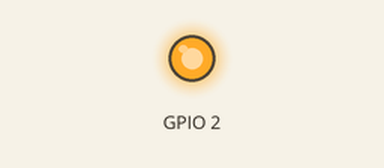
This sketch was run on a simulated ESP8266 (NodeMCU). On the bench: output pins drawn as LEDs (lit = HIGH, except the on-board LED, lit = LOW).

Above: at 0.5 s.
At 5.0 s:
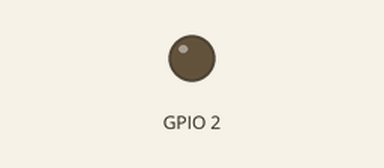
Timing chart, 0 to 6.9 s (numbered marks = the images above):
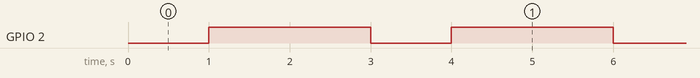

Measured:
- by itself, GPIO 2: alternates HIGH for 2.0 s and LOW for 1.0 s

The sketch:

main.ino
```cpp
#include "Arduino.h"

void setup() {
    pinMode(BUILTIN_LED, OUTPUT);
}
void loop() {
    digitalWrite(BUILTIN_LED, LOW);
    delay(1000);
    digitalWrite(BUILTIN_LED, HIGH);
    delay(2000);
}
```

Puller.cpp
```cpp
#include "Arduino.h"

class Puller {
  public:

    Puller(int main_pinout,
    int groud_pinout,
    byte soft_start_coeff,
    float soft_start_length,
    int current_position,
    int max_length,
    double step_size,
    int weight,
    bool weight_on_backward) {
      _groud_pinout = groud_pinout;
      _main_pinout = main_pinout;
      _soft_start_coeff = soft_start_coeff;
      _soft_start_length =  soft_start_length;
      _current_position = current_position;
      _max_length = max_length;
      _backward_direction = false;
      _step_size = step_size;
      _weight_compensation = ((double)weight)/32855;
      _weight_on_backward = weight_on_backward;
      Serial.println(weight/32855);
      Serial.println(_weight_compensation);
      pinMode(_main_pinout, OUTPUT);
      pinMode(_groud_pinout, OUTPUT);
      analogWriteFreq(100);
      _motion_in_progress = false;
    }

    void softStart() {
        Serial.print("SoftStart ");
        Serial.println(_soft_start_coeff);

        digitalWrite(_groud_pinout, LOW);
        for (int i=300; i<1024; i+=10) {
          analogWrite(_main_pinout, i);
          delay(_soft_start_coeff);
        }
        digitalWrite(_main_pinout, LOW);
        Serial.print("END SoftStart");
      }

    int move(int new_position){
      if (!_motion_in_progress){

        if (new_position < _current_position){
          setBackwardDirection();
        }else{
          setForwardDirection();
        }

        float delta = abs(new_position - _current_position)*(_max_length/100);

        Serial.print("DELTA in mm is ");
        Serial.println(delta);
        if (delta >= _soft_start_length+_step_size){
          if (_weight_on_backward = _backward_direction){
            Serial.print("WEIGHT COMPENSATION ");
            delta += delta*_weight_compensation;
            Serial.println(delta);
          }

          _motion_in_progress = true;
          _rotate_time = max(ceil((delta-_soft_start_length)/_step_size),0.0);
          softStart();
          digitalWrite(_groud_pinout, LOW);
          analogWrite(_main_pinout, 1024);
          _previousMillis = millis();
          _current_position = new_position;
      }
     }
      return _current_position;

    }

    void motion_loop(){
      unsigned long currentMillis = millis();
      if (_motion_in_progress){
        if(currentMillis - _previousMillis >= _rotate_time){
          digitalWrite(_main_pinout, LOW);
          _motion_in_progress = false;
        }
      }
    }

  private:
    byte _soft_start_coeff;
    float _soft_start_length;
    int _max_length;
    float _current_position;
    int _main_pinout;
    int _groud_pinout;
    bool _backward_direction;
    bool _weight_on_backward;
    double _step_size;
    double _weight_compensation;
    bool _motion_in_progress;
    double _rotate_time;
    unsigned long _previousMillis;


    void setBackwardDirection(){
      if (!_backward_direction){
        _backward_direction = true;

        int temp = _main_pinout;
        _main_pinout = _groud_pinout;
        _groud_pinout = temp;
      }
    }

    void setForwardDirection(){
      if (_backward_direction){
        _backward_direction = false;

        int temp = _main_pinout;
        _main_pinout = _groud_pinout;
        _groud_pinout = temp;
      }
    }
};
```
